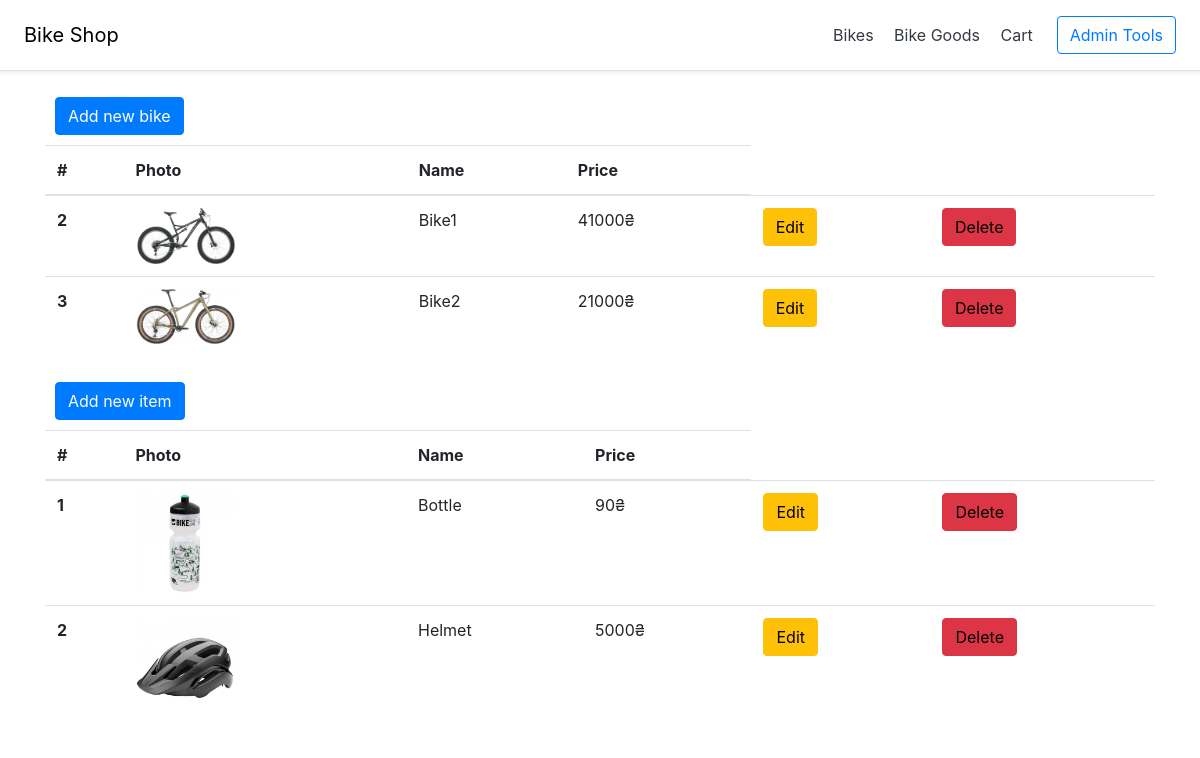
/admin, run on an earlier commit of the app's database.
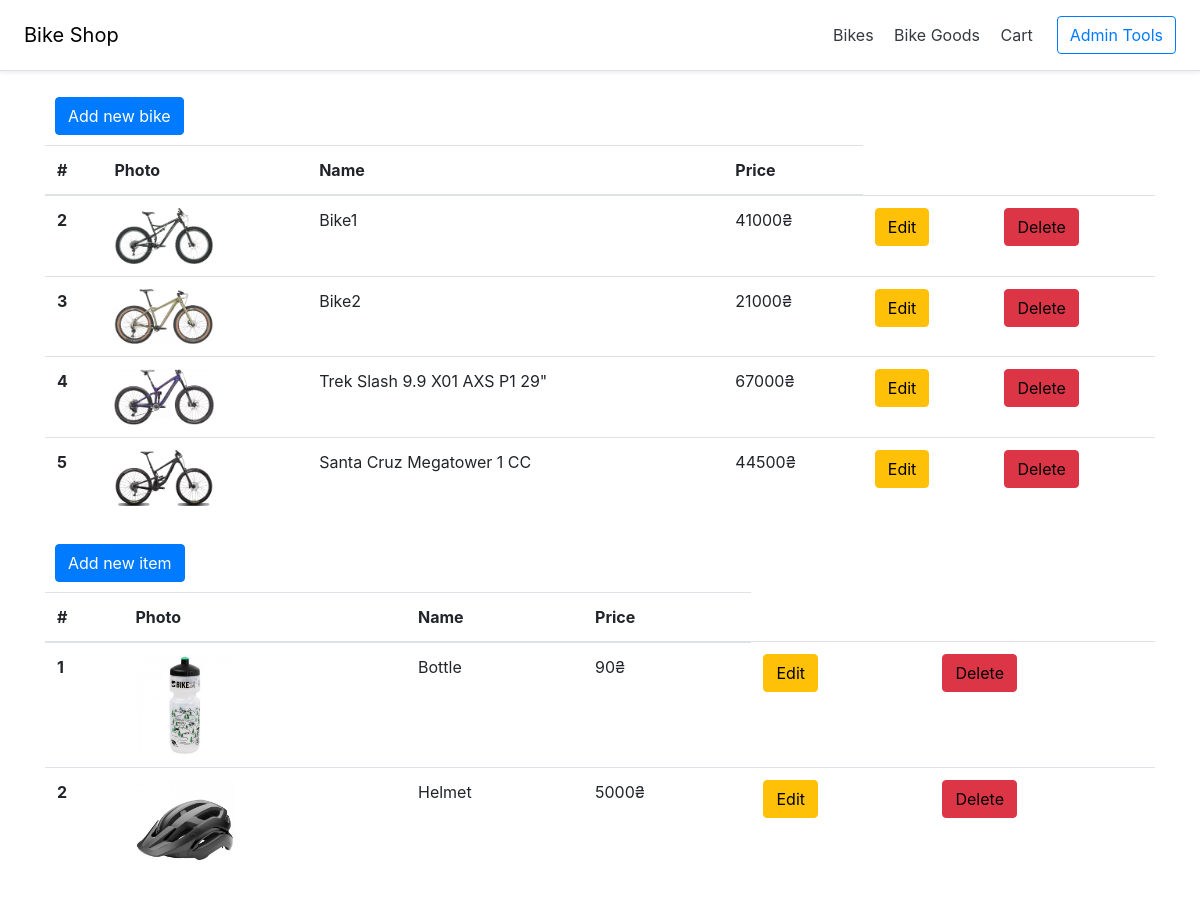
And on a later commit of the database.
### main.py (models this page shows)
class Bike(db.Model):
    id = db.Column(db.Integer, primary_key=True)
    photo = db.Column(db.String(100))
    title = db.Column(db.String(100), nullable=False)
    description = db.Column(db.Text, nullable=False)
    wheels = db.Column(db.Integer, nullable=False)
    size = db.Column(db.CHAR, nullable=False)
    price = db.Column(db.Integer, nullable=False)
    isActive = db.Column(db.Boolean, default=False)

class Item(db.Model):
    id = db.Column(db.Integer, primary_key=True)
    photo = db.Column(db.String(100))
    title = db.Column(db.String(100), nullable=False)
    description = db.Column(db.Text, nullable=False)
    price = db.Column(db.Integer, nullable=False)
    isActive = db.Column(db.Boolean, default=False)

### main.py (the view)
@app.route("/admin", methods = ['GET', 'POST'])
def admin():
    bikes = Bike.query.all()
    items = Item.query.all()
    return render_template("adminlst.html", bikes = bikes, items = items)

### templates/adminlst.html
{% extends "base.html" %}
{% block main %}
<div class="container">
  <a class="btn btn-primary" href="/admin_add_bike" style="margin: 10px;">Add new bike</a>
  <table class="table">
    <thead>
      <tr>
        <th scope="col">#</th>
        <th scope="col">Photo</th>
        <th scope="col">Name</th>
        <th scope="col">Price</th>
      </tr>
    </thead>
    <tbody>
      {% for bike in bikes %}
      <tr>
        <th scope="row">{{bike.id}}</th>
        <td><img class="zoom" src="{{ url_for('static', filename=bike.photo) }}" width=100 alt="ph" /></td>
        <td>{{bike.title}}</td>
        <td>{{bike.price}}₴</td>
        <td><a class="btn btn-warning" style="text-decoration: none; color: #000;"
            href="/edit_bike/{{bike.id}}">Edit</a></td>
        <td><a class="btn btn-danger" style="text-decoration: none; color: #000;"
            href="/delete_bike/{{bike.id}}">Delete</a></td>
      </tr>
      {% endfor %}
    </tbody>
  </table>
  <a class="btn btn-primary" href="/admin_add_item" style="margin: 10px;">Add new item</a>
  <table class="table">
    <thead>
      <tr>
        <th scope="col">#</th>
        <th scope="col">Photo</th>
        <th scope="col">Name</th>
        <th scope="col">Price</th>
      </tr>
    </thead>
    <tbody>
      {% for item in items %}
      <tr>
        <th scope="row">{{item.id}}</th>
        <td><img class="zoom" src="{{ url_for('static', filename=item.photo) }}" width=100 alt="ph" /></td>
        <td>{{item.title}}</td>
        <td>{{item.price}}₴</td>
        <td><a class="btn btn-warning" style="text-decoration: none; color: #000;"
            href="/edit_item/{{item.id}}">Edit</a></td>
        <td><a class="btn btn-danger" style="text-decoration: none; color: #000;"
            href="/delete_item/{{item.id}}">Delete</a></td>
      </tr>
      {% endfor %}
    </tbody>
  </table>
</div>
{% endblock %}

### templates/base.html (shortened to what this page needs)
<!DOCTYPE html>
<html lang="en">
<head>
  <link rel="stylesheet" href="https://stackpath.bootstrapcdn.com/bootstrap/4.5.2/css/bootstrap.min.css"
>
</head>
<body>
  <div class="d-flex flex-column flex-md-row align-items-center p-3 px-md-4 mb-3 bg-white border-bottom shadow-sm">
    <h5 class="my-0 mr-md-auto font-weight-normal"><a style="text-decoration: none; color: #000;" href="/">Bike Shop</a>
    </h5>
    <nav class="my-2 my-md-0 mr-md-3">
      <a class="p-2 text-dark" href="/bikes">Bikes</a>
      <a class="p-2 text-dark" href="/bike_goods">Bike Goods</a>
      <a class="p-2 text-dark" href="/cart">Cart</a>
    </nav>
    <a class="btn btn-outline-primary" href="/admin">Admin Tools</a>
  </div>
  {% block main %}
  {% endblock %}
</body>
</html>

What changed in the data, as far as the page shows it:
added Bike: id "4", photo (picture), title "Trek Slash 9.9 X01 AXS P1 29\"", price "67000"
added Bike: id "5", photo (picture), title "Santa Cruz Megatower 1 CC", price "44500"
